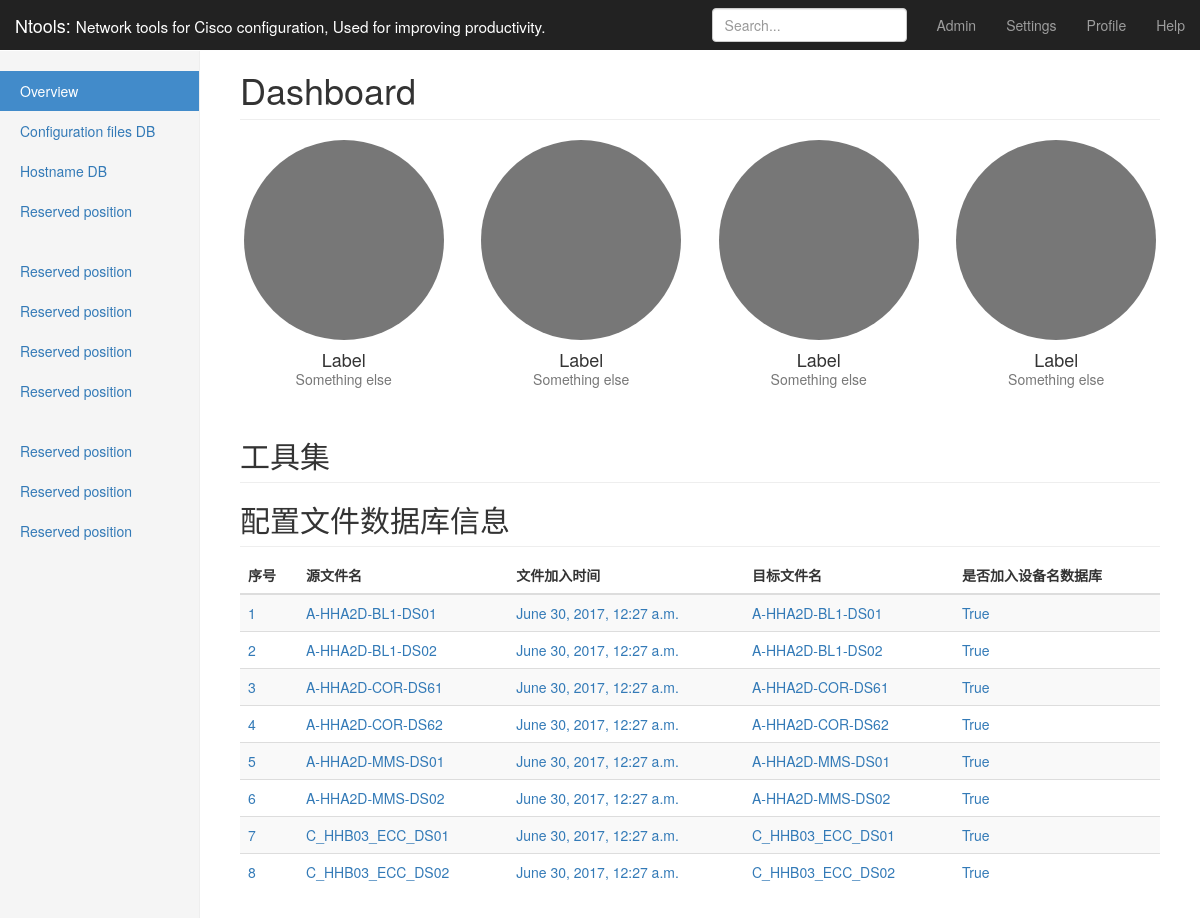
Page /ntools/ on the committed database.
### nconfig/models.py (models this page shows, shortened)
class Configfile(models.Model):
    filename_src_text=models.CharField('源文件名', max_length=256)
    fileadd_date = models.DateTimeField('文件加入数据库时间',auto_now_add=True)
    file_file=models.FileField('文件位置',upload_to='configfiles/')
    filename_dst_text = models.CharField('目标文件名', max_length=256)
    is_updated_to_hostname_db = models.BooleanField('是否加入设备名数据库', default=False)

### nconfig/views.py (the view)
def dashboard(request):
    all_entries = Configfile.objects.all()
    return render(request,'nconfig/dashboard.html',{'all_entries': all_entries})

### nconfig/templates/nconfig/dashboard.html (shortened to what this page needs)
{% extends "nconfig/base.html" %}
{% load static %}
{% block head_extra %}
<link href="{% static 'bootstrap-3.3.5/css/dashboard.css' %}" rel="stylesheet">
{% endblock head_extra %}
{% block body_extra %}
        <div class="col-sm-9 col-sm-offset-3 col-md-10 col-md-offset-2 main">
            <h1 class="page-header">Dashboard</h1>
            <div class="row placeholders">
                <div class="col-xs-6 col-sm-3 placeholder">
                    <img
                         width="200" height="200" class="img-responsive" alt="Generic placeholder thumbnail">
                    <h4>Label</h4>
                    <span class="text-muted">Something else</span>
                </div>
                <div class="col-xs-6 col-sm-3 placeholder">
                    <img
                         width="200" height="200" class="img-responsive" alt="Generic placeholder thumbnail">
                    <h4>Label</h4>
                    <span class="text-muted">Something else</span>
                </div>
                <div class="col-xs-6 col-sm-3 placeholder">
                    <img
                         width="200" height="200" class="img-responsive" alt="Generic placeholder thumbnail">
                    <h4>Label</h4>
                    <span class="text-muted">Something else</span>
                </div>
                <div class="col-xs-6 col-sm-3 placeholder">
                    <img
                         width="200" height="200" class="img-responsive" alt="Generic placeholder thumbnail">
                    <h4>Label</h4>
                    <span class="text-muted">Something else</span>
                </div>
            </div>
          <h2 class="sub-header">工具集</h2>
          <h2 class="sub-header">配置文件数据库信息</h2>
          <div class="table-responsive">
            <table class="table table-striped">
              <thead>
                <tr>
                  <th>序号</th>
                  <th>源文件名</th>
                  <th>文件加入时间</th>
                  <th>目标文件名</th>
                  <th>是否加入设备名数据库</th>
                </tr>
              </thead>
              <tbody>
                {% if all_entries %}
                    {% for entry in all_entries %}
                <tr>
                    <td id="rows"><a href="{% url 'nconfig:detail' entry.filename_dst_text %}">{{ forloop.counter }}</a></td>
                    <td><a href="{% url 'nconfig:detail' entry.filename_dst_text %}">{{ entry.filename_src_text }}</a></td>
                    <td><a href="{% url 'nconfig:detail' entry.filename_dst_text %}">{{ entry.fileadd_date }}</a></td>
                    <td><a href="{% url 'nconfig:detail' entry.filename_dst_text %}">{{ entry.filename_dst_text }}</a></td>
                    <td><a href="{% url 'nconfig:detail' entry.filename_dst_text %}">{{ entry.is_updated_to_hostname_db }}</a></td>
                </tr>
                    {% endfor %}
                {% else %}
                    <p>The DB is empty.</p>
                {% endif %}
              </tbody>
            </table>
          </div>
        </div>
{% endblock body_extra %}

### nconfig/templates/nconfig/base.html (style rules this page uses)
body { padding-top: 50px; }
body,html,.col-sm-9,.col-md-10 { height:100%; }

### rows in the picture
Configfile: filename_src_text "A-HHA2D-BL1-DS01", fileadd_date "June 30, 2017, 12:27 a.m.", filename_dst_text "A-HHA2D-BL1-DS01", is_updated_to_hostname_db "True"
Configfile: filename_src_text "A-HHA2D-BL1-DS02", fileadd_date "June 30, 2017, 12:27 a.m.", filename_dst_text "A-HHA2D-BL1-DS02", is_updated_to_hostname_db "True"
Configfile: filename_src_text "A-HHA2D-COR-DS61", fileadd_date "June 30, 2017, 12:27 a.m.", filename_dst_text "A-HHA2D-COR-DS61", is_updated_to_hostname_db "True"
Configfile: filename_src_text "A-HHA2D-COR-DS62", fileadd_date "June 30, 2017, 12:27 a.m.", filename_dst_text "A-HHA2D-COR-DS62", is_updated_to_hostname_db "True"
Configfile: filename_src_text "A-HHA2D-MMS-DS01", fileadd_date "June 30, 2017, 12:27 a.m.", filename_dst_text "A-HHA2D-MMS-DS01", is_updated_to_hostname_db "True"
Configfile: filename_src_text "A-HHA2D-MMS-DS02", fileadd_date "June 30, 2017, 12:27 a.m.", filename_dst_text "A-HHA2D-MMS-DS02", is_updated_to_hostname_db "True"
Configfile: filename_src_text "C_HHB03_ECC_DS01", fileadd_date "June 30, 2017, 12:27 a.m.", filename_dst_text "C_HHB03_ECC_DS01", is_updated_to_hostname_db "True"
Configfile: filename_src_text "C_HHB03_ECC_DS02", fileadd_date "June 30, 2017, 12:27 a.m.", filename_dst_text "C_HHB03_ECC_DS02", is_updated_to_hostname_db "True"
